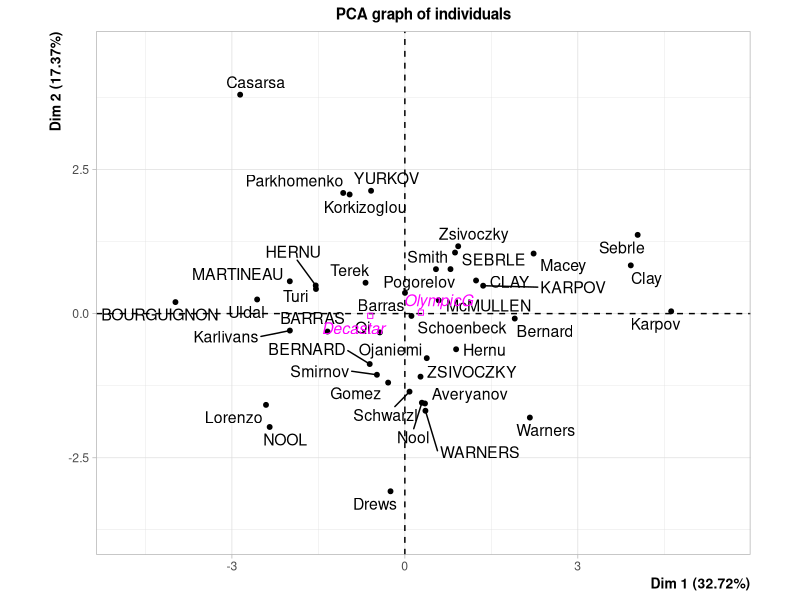
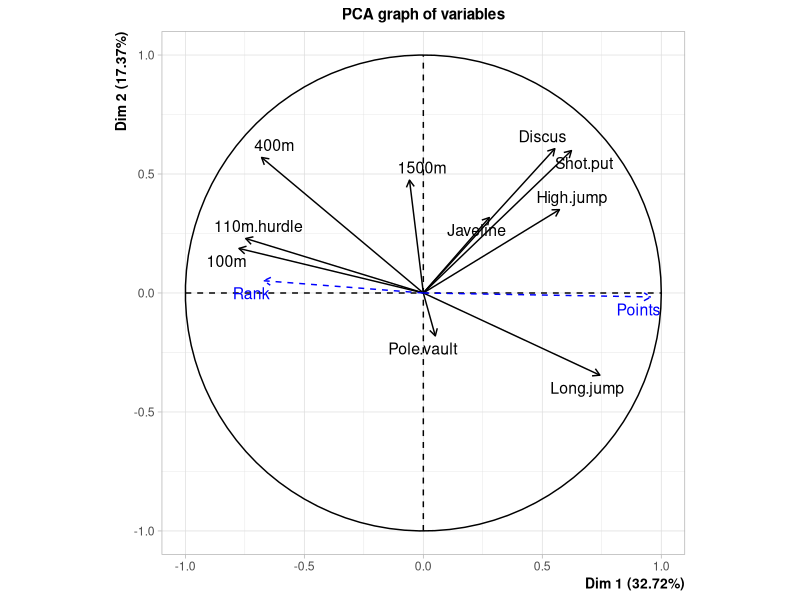
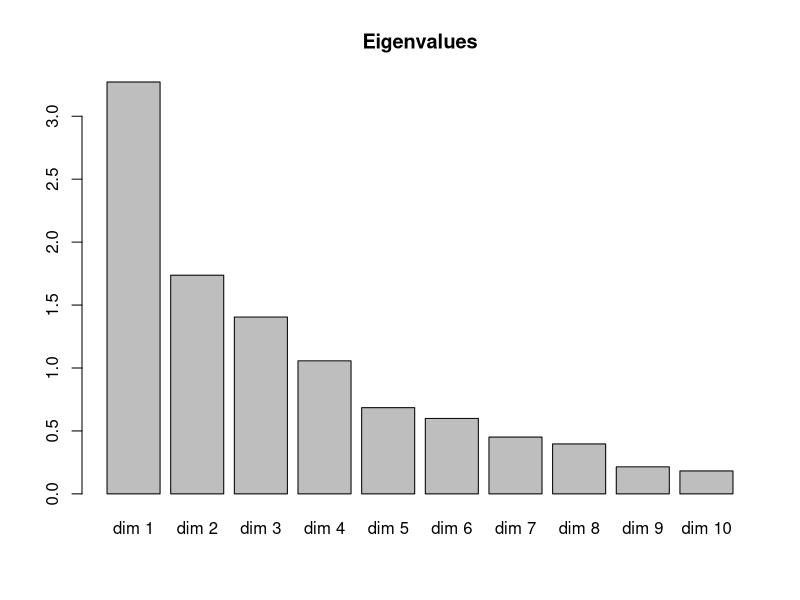
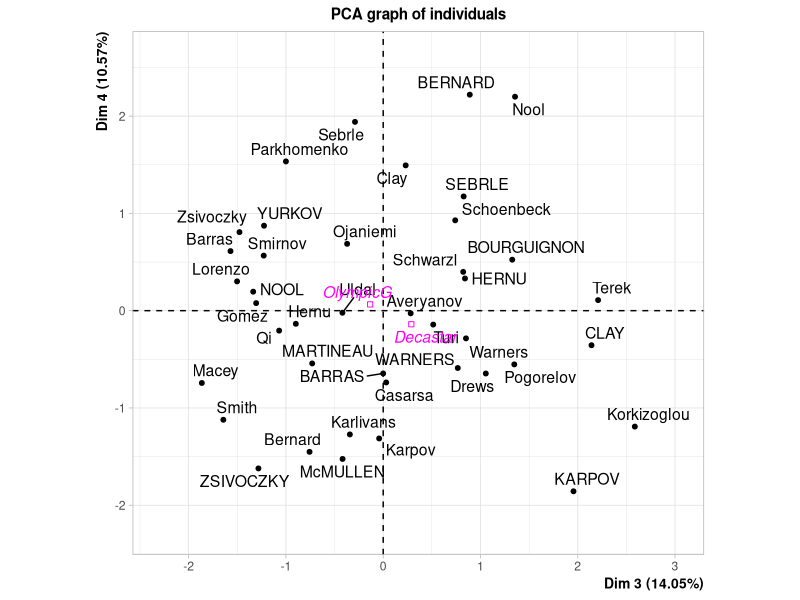
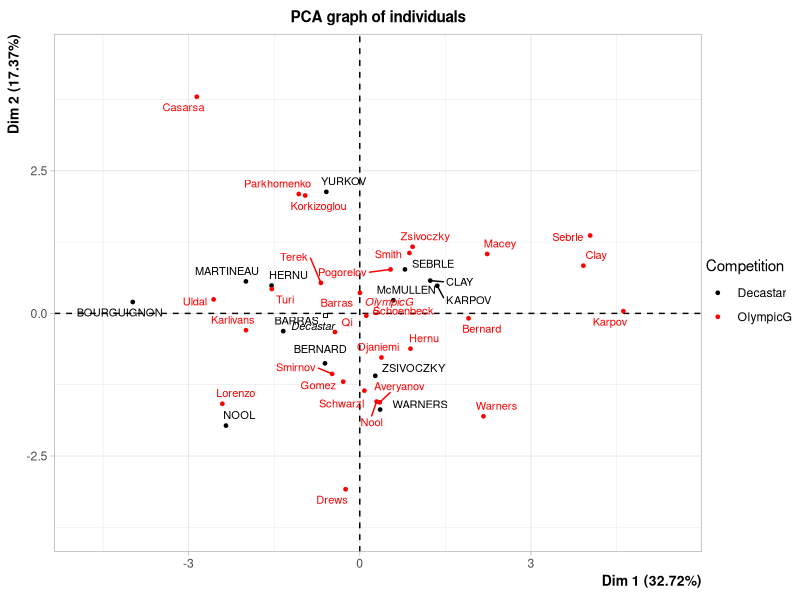
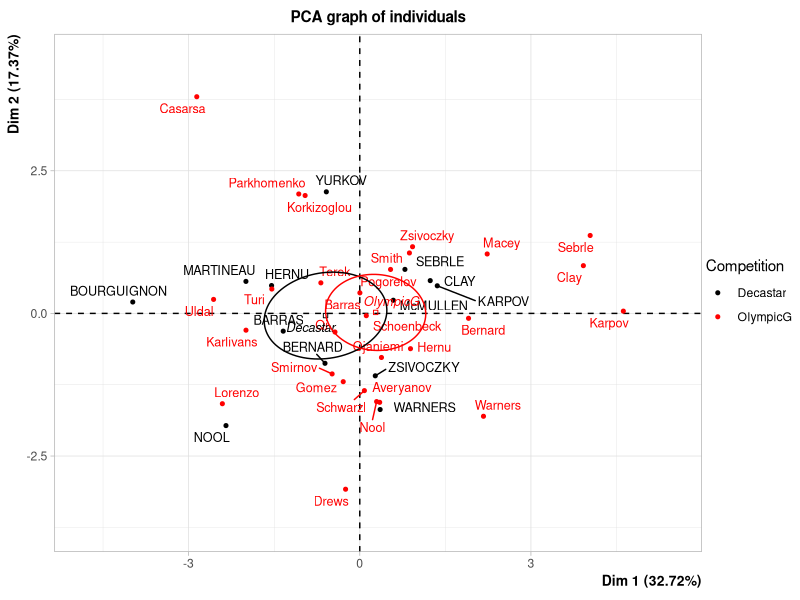
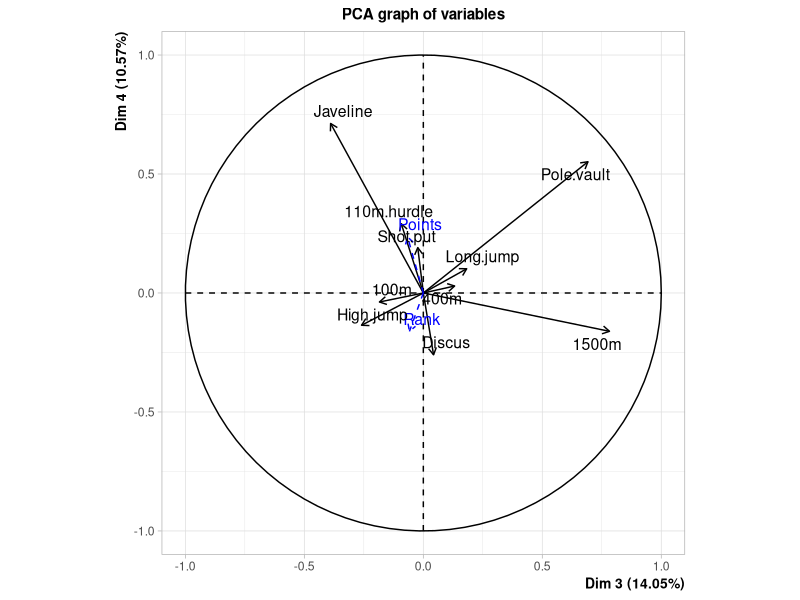
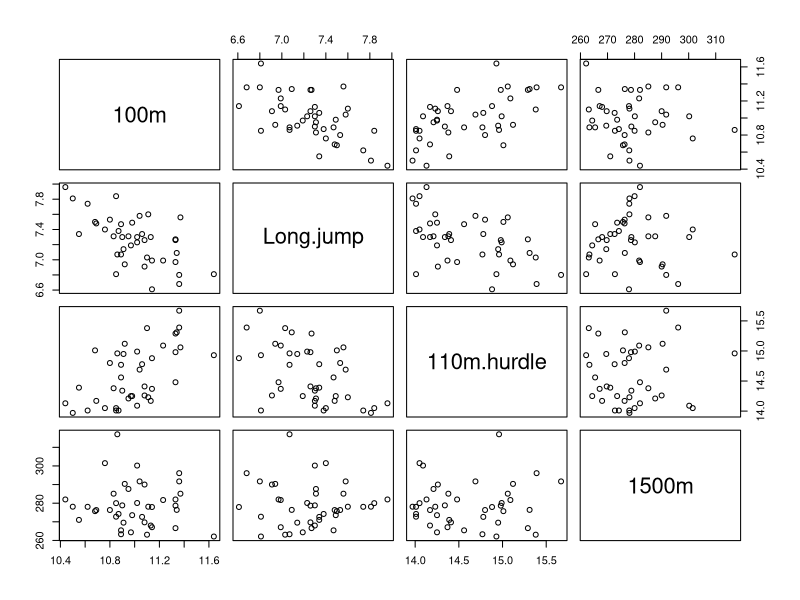

Here is the R script that generated these plots, in order:
library(FactoMineR)
data(decathlon)
View(decathlon)
res.pca <- PCA(decathlon,quanti.sup=11:12,quali.sup=13)
res.pca
round(res.pca$eig,2)
barplot(res.pca$eig[,1],main="Eigenvalues",
        names.arg=paste("dim",1:nrow(res.pca$eig)))
round(cbind(res.pca$ind$coord[,1:4],res.pca$ind$cos2[,1:4],
            res.pca$ind$contrib[,1:4]),2)
round(cbind(res.pca$quali.sup$coord[,1:4],res.pca$quali.sup$cos2[,1:4],res.pca$quali.sup$vtest[,1:4]),2)
plot(res.pca,choix="ind",axes=3:4)
plot(res.pca,choix="ind",habillage=13,cex=0.7)

concat.data <- cbind.data.frame(decathlon[,13],res.pca$ind$coord)
ellipse.coord <- coord.ellipse(concat.data,bary=TRUE)
plot.PCA(res.pca,habillage=13,ellipse=ellipse.coord,cex=0.8)
round(cbind(res.pca$var$coord[,1:4],res.pca$var$cos2[,1:4],
            res.pca$var$contrib[,1:4]),2)
round(cbind(res.pca$quanti.sup$coord[,1:4],res.pca$quanti.sup$cos2[,1:4]),2)
plot(res.pca,choix="var",axes=3:4)
dimdesc(res.pca)
dimdesc(res.pca,proba=0.2)
res.pca$call$centre
res.pca$call$ecart.type
round(scale(decathlon[,1:12]),2)
round(cor(decathlon[,1:12]),2)
pairs(decathlon[,c(1,2,6,10)])
